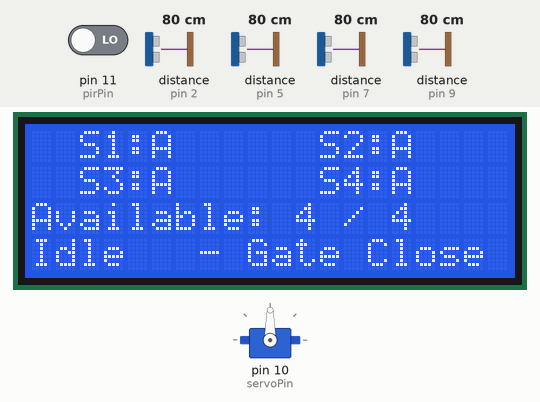
A sketch run on a simulated Arduino Uno, built with avr-gcc and run on an emulated ATmega328P. On the bench: 20×4 character LCD, servo. Wiring (inferred from the names in the program): 4 × ultrasonic range finder: trigger pin 3, echo pin 2 / trigger pin 4, echo pin 5 / trigger pin 6, echo pin 7 / trigger pin 8, echo pin 9. The test bench sets the inputs (shaded band); at power-on: pin 11 (pirPin) LOW, distance to the obstacle (sensors on pin 2, pin 5, pin 7, pin 9) 80 cm. The echo pulse lasts 58.3 µs per cm.

Above: at 3.2 s.
3.3 s: pin 11 (pirPin) driven HIGH
At 4.8 s:
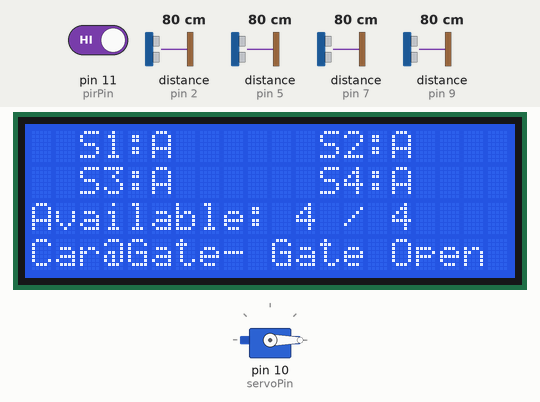
5.6 s: distance to the obstacle (sensor on pin 2) set to 2 cm
At 7.3 s:
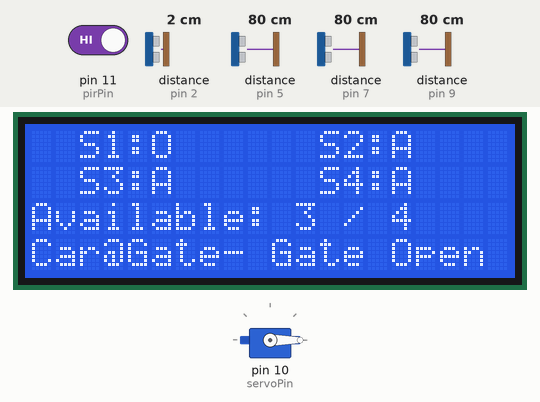
7.6 s: distance to the obstacle (sensor on pin 5) set to 2 cm
At 8.7 s:
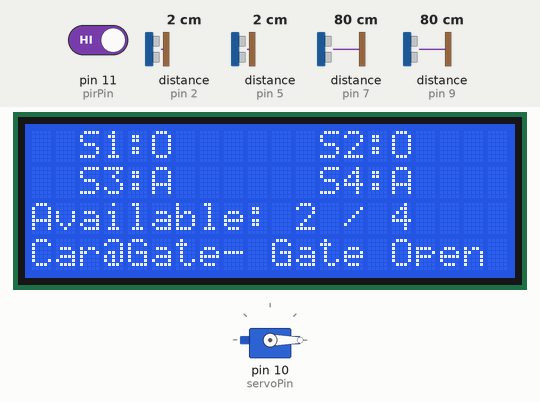
9.6 s: distance to the obstacle (sensor on pin 7) set to 2 cm
At 11.2 s:
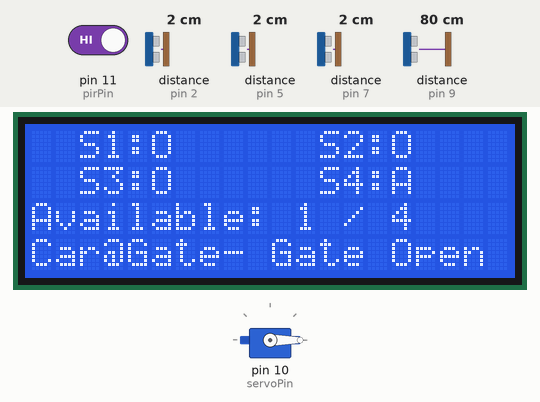
11.6 s: distance to the obstacle (sensor on pin 9) set to 19 cm
13.3 s: distance to the obstacle (sensor on pin 9) set to 15 cm
At 15.3 s:
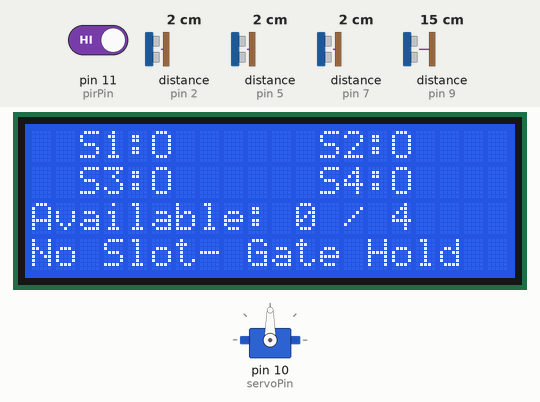
Timing chart, 0 to 16.6 s (numbered marks = the images above; inputs shaded):
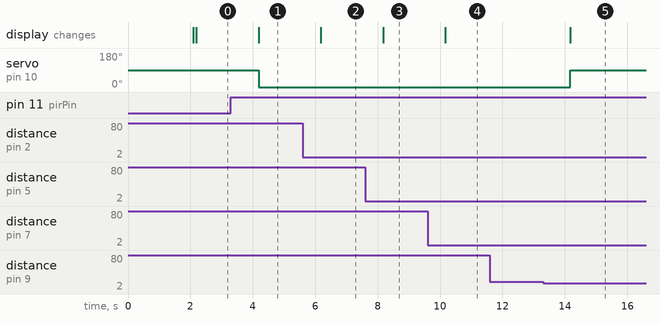

Measured:
- the behaviour switches between 17 and 16 cm on distance to the obstacle (sensor on pin 9) (found by bisection; images 4 and 5)
- after the input at 3.3 s, servo on pin 10 (servoPin): 90° → 0° after 0.88 s; the display: changes after 0.88 s (image 1)
- after the input at 5.6 s, the display: changes after 0.58 s (image 2)
- after the input at 7.6 s, the display: changes after 0.57 s (image 3)
- after the input at 9.6 s, the display: changes after 0.57 s (image 4)
- after the input at 11.6 s, every drawn part: stays the same
- after the input at 13.3 s, servo on pin 10 (servoPin): 0° → 90° after 0.87 s; the display: changes after 0.87 s (image 5)

The sketch:

AutomatedParkingLotSystem.ino.ino
```cpp
#include <Servo.h>
#include <Wire.h>
#include <LiquidCrystal_I2C.h>

// Pins
const int trigPins[4] = {3, 4, 6, 8};
const int echoPins[4] = {2, 5, 7, 9};
const int pirPin = 11;
const int servoPin = 10;
const int distanceThreshold = 15; // cm

Servo gateServo;
LiquidCrystal_I2C lcd(0x27, 20, 4); // 20x4 LCD

int distance[4], prevDistance[4];
bool motionDetected = false, prevMotion = false;
int availableSlots = 0, prevAvailableSlots = -1;

unsigned long lastUpdateTime = 0;
const unsigned long updateInterval = 1000;

void setup() {
  Serial.begin(9600);
  lcd.init();
  lcd.backlight();
  lcd.clear();
  lcd.setCursor(0, 0);
  lcd.print("Smart Parking System");
  delay(2000);
  lcd.clear();

  for (int i = 0; i < 4; i++) {
    pinMode(trigPins[i], OUTPUT);
    pinMode(echoPins[i], INPUT);
    prevDistance[i] = -1; // force update on first run
  }

  pinMode(pirPin, INPUT);
  gateServo.attach(servoPin);
  gateServo.write(90);
}

void loop() {
  unsigned long currentMillis = millis();
  if (currentMillis - lastUpdateTime >= updateInterval) {
    lastUpdateTime = currentMillis;

    availableSlots = 0;
    bool updateNeeded = false;

    for (int i = 0; i < 4; i++) {
      distance[i] = readDistance(trigPins[i], echoPins[i]);
      if (distance[i] > distanceThreshold) availableSlots++;

      // Check if status has changed
      if ((distance[i] > distanceThreshold) != (prevDistance[i] > distanceThreshold)) {
        updateNeeded = true;
      }
    }

    motionDetected = digitalRead(pirPin);
    if (motionDetected != prevMotion) updateNeeded = true;
    if (availableSlots != prevAvailableSlots) updateNeeded = true;

    if (updateNeeded) {
      lcd.clear();

      // Row 0: Slot 1 & Slot 2
      lcd.setCursor(0, 0);
      lcd.print("  S1:");
      lcd.print(distance[0] > distanceThreshold ? "A" : "O");
      lcd.print("      S2:");
      lcd.print(distance[1] > distanceThreshold ? "A" : "O");

      // Row 1: Slot 3 & Slot 4
      lcd.setCursor(0, 1);
      lcd.print("  S3:");
      lcd.print(distance[2] > distanceThreshold ? "A" : "O");
      lcd.print("      S4:");
      lcd.print(distance[3] > distanceThreshold ? "A" : "O");

      // Row 2: Summary
      lcd.setCursor(0, 2);
      lcd.print("Available: ");
      lcd.print(availableSlots);
      lcd.print(" / 4      ");

      // Row 3: Gate and motion
      lcd.setCursor(0, 3);
      if (motionDetected && availableSlots > 0) {
        lcd.print("Car@Gate- Gate Open ");
        gateServo.write(0);
      } else if (motionDetected && availableSlots == 0) {
        lcd.print("No Slot- Gate Hold ");
        gateServo.write(90);
      } else {
        lcd.print("Idle   - Gate Close");
        gateServo.write(90);
      }

      // Store previous values
      for (int i = 0; i < 4; i++) prevDistance[i] = distance[i];
      prevAvailableSlots = availableSlots;
      prevMotion = motionDetected;
    }
  }
}

// Measure distance in cm
int readDistance(int trigPin, int echoPin) {
  digitalWrite(trigPin, LOW);
  delayMicroseconds(2);
  digitalWrite(trigPin, HIGH);
  delayMicroseconds(10);
  digitalWrite(trigPin, LOW);
  long duration = pulseIn(echoPin, HIGH, 30000);
  return duration * 0.034 / 2;
}
```
